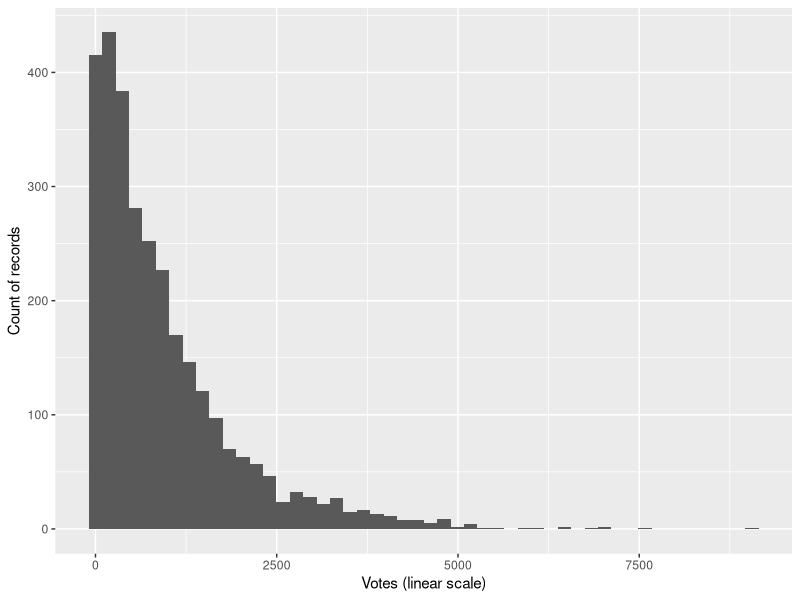
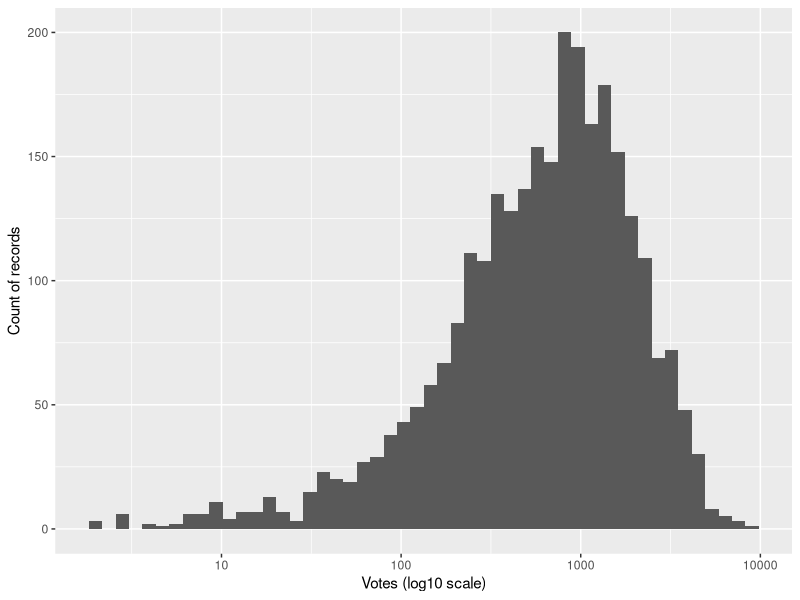
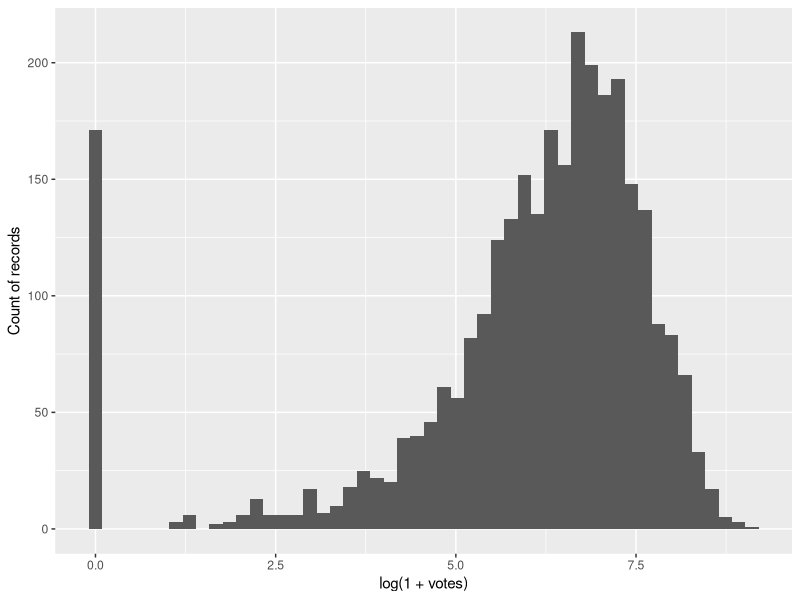
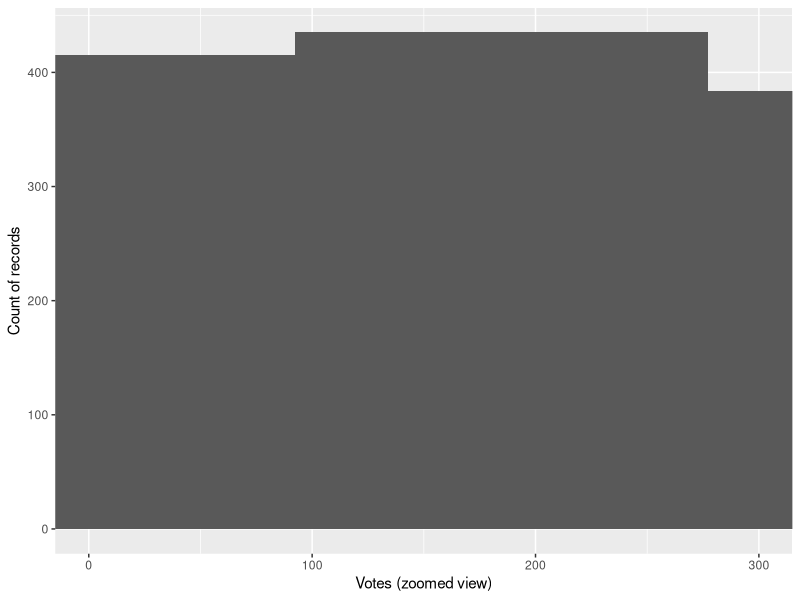
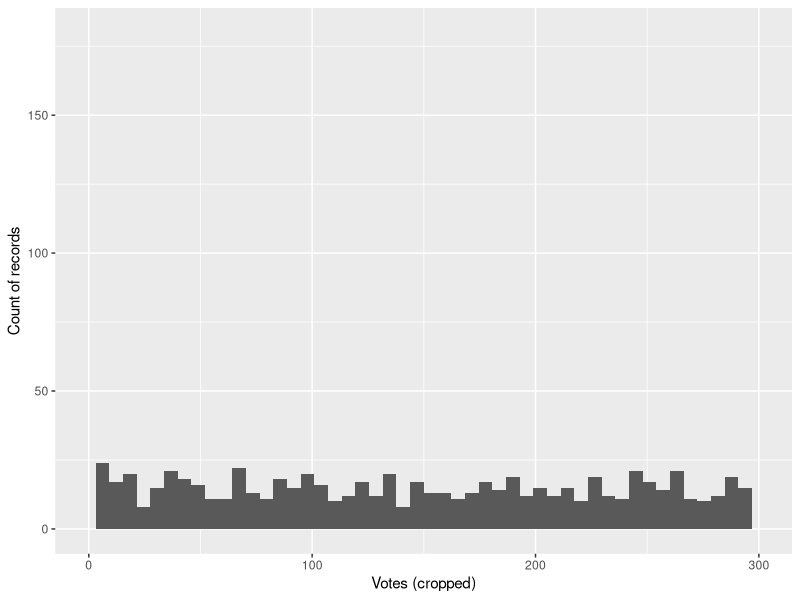
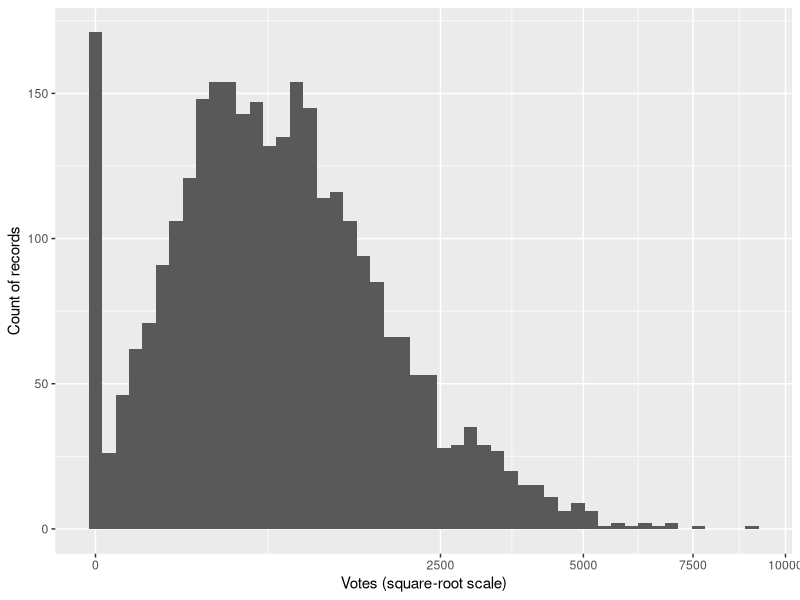
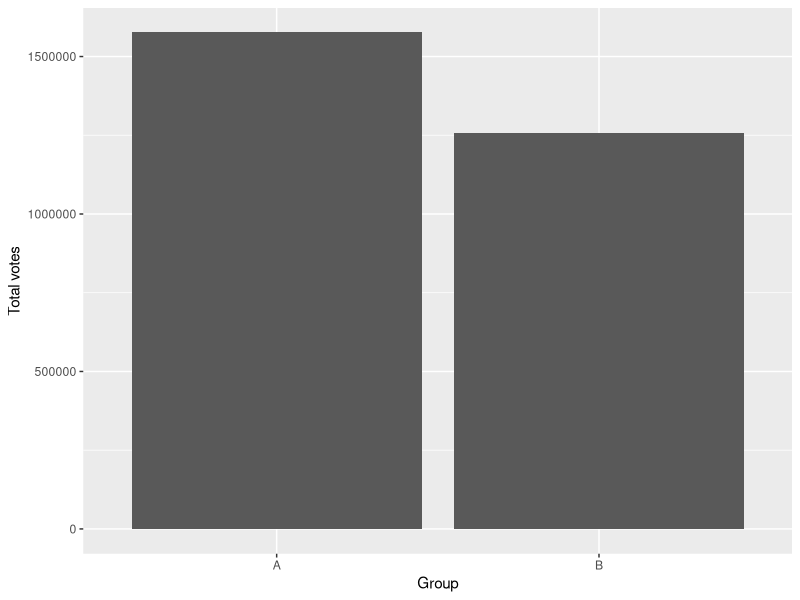
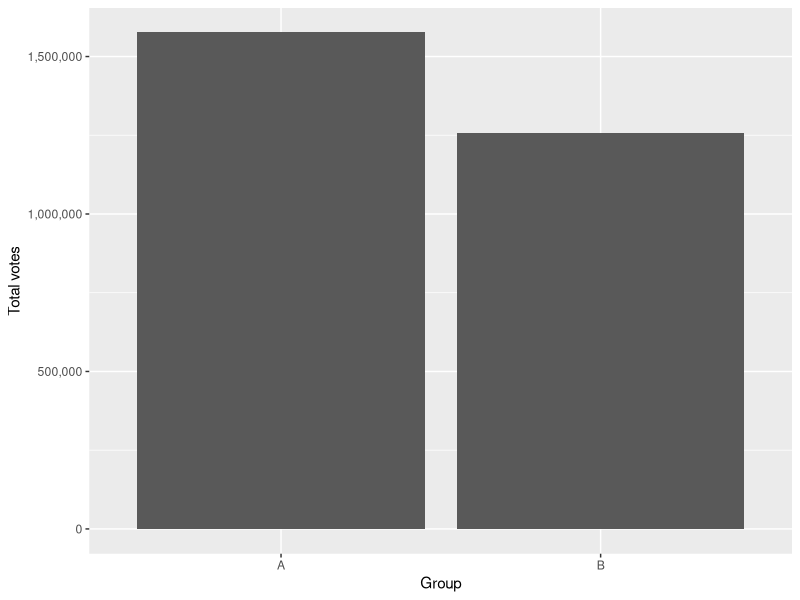

R code for these plots, in order:
## ---- chunk 1
# Install packages if needed (run once; then comment out)
# install.packages("ggplot2")
# install.packages("dplyr")
# install.packages("scales")

library(ggplot2)
library(dplyr)
library(scales)

set.seed(123)
## ---- chunk 2
n <- 3000

df <- data.frame(
  unit_id = sprintf("%05d", 1:n),
  group = sample(c("A", "B"), size = n, replace = TRUE, prob = c(0.55, 0.45)),
  size = rexp(n, rate = 1/25)
)

df <- df %>%
  mutate(
    size = ifelse(runif(n) < 0.06, 0, size),
    votes = rpois(n, lambda = pmax(0, 40 * size))
  )
## ---- chunk 3
summary(df$votes)
summary(df$size)
table(df$group)
## ---- chunk 4
p_linear <- ggplot(df, aes(x = votes)) +
  geom_histogram(bins = 50) +
  labs(x = "Votes (linear scale)", y = "Count of records")

p_linear
## ---- chunk 5
p_log_scale <- ggplot(df, aes(x = votes)) +
  geom_histogram(bins = 50) +
  scale_x_log10() +
  labs(x = "Votes (log10 scale)", y = "Count of records")

p_log_scale
## ---- chunk 6
df <- df %>%
  mutate(log_votes_1p = log1p(votes))
## ---- chunk 7
p_log_data <- ggplot(df, aes(x = log_votes_1p)) +
  geom_histogram(bins = 50) +
  labs(x = "log(1 + votes)", y = "Count of records")

p_log_data
## ---- chunk 8
p_zoom <- ggplot(df, aes(x = votes)) +
  geom_histogram(bins = 50) +
  coord_cartesian(xlim = c(0, 300)) +
  labs(x = "Votes (zoomed view)", y = "Count of records")

p_zoom
## ---- chunk 9
p_crop <- ggplot(df, aes(x = votes)) +
  geom_histogram(bins = 50) +
  scale_x_continuous(limits = c(0, 300)) +
  labs(x = "Votes (cropped)", y = "Count of records")

p_crop
## ---- chunk 10
p_sqrt <- ggplot(df, aes(x = votes)) +
  geom_histogram(bins = 50) +
  scale_x_sqrt() +
  labs(x = "Votes (square-root scale)", y = "Count of records")

p_sqrt
## ---- chunk 11
group_totals <- df %>%
  group_by(group) %>%
  summarise(votes_total = sum(votes), .groups = "drop")
## ---- chunk 12
p_totals <- ggplot(group_totals, aes(x = group, y = votes_total)) +
  geom_col() +
  labs(x = "Group", y = "Total votes")

p_totals
## ---- chunk 13
p_totals_comma <- ggplot(group_totals, aes(x = group, y = votes_total)) +
  geom_col() +
  scale_y_continuous(labels = scales::comma) +
  labs(x = "Group", y = "Total votes")

p_totals_comma
## ---- chunk 14
p_totals_labelnum <- ggplot(group_totals, aes(x = group, y = votes_total)) +
  geom_col() +
  scale_y_continuous(
    labels = scales::label_number(big.mark = ",", accuracy = 1)
  ) +
  labs(x = "Group", y = "Total votes")

p_totals_labelnum
## ---- chunk 15
dir.create("figures", showWarnings = FALSE)

ggsave(
  filename = "figures/recap_totals_by_group.png",
  plot = p_totals_comma,
  width = 7,
  height = 4
)
